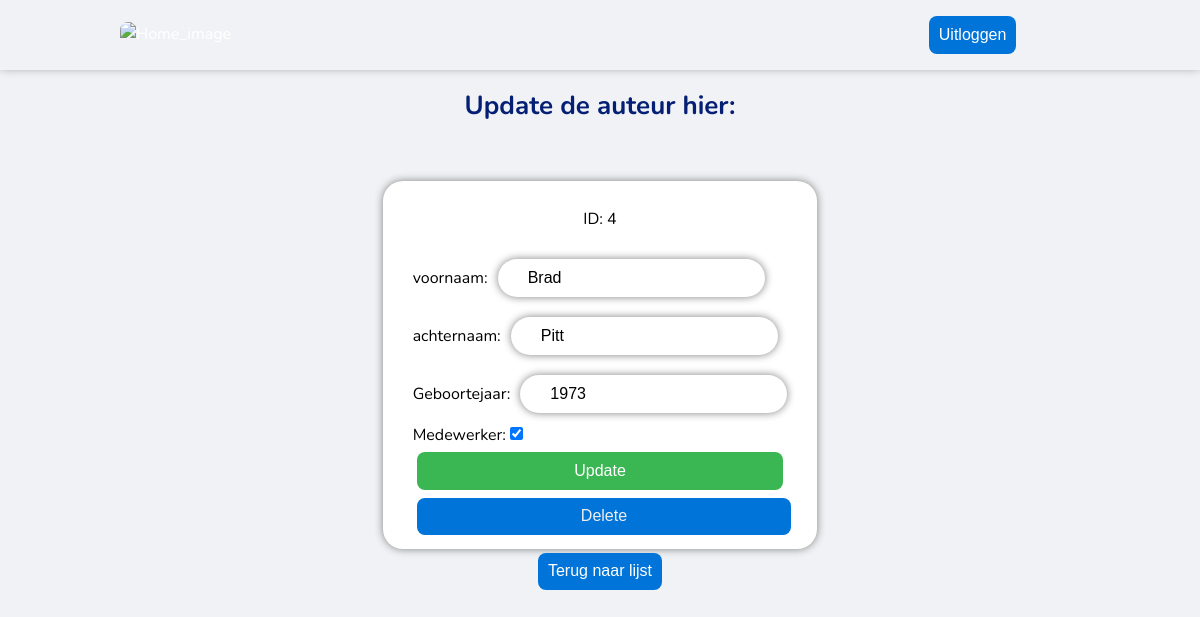
Screenshot of /table_details/auteurs/4/update (signed in) with the database file from the repository.
### tables this page shows
CREATE TABLE `auteurs` (
  `id` integer NOT NULL
,  `voornaam` varchar(80) NOT NULL
,  `achternaam` varchar(80) NOT NULL
,  `geboortejaar` integer DEFAULT NULL
,  `medewerker` varchar(250) NOT NULL
,  `met pensioen` integer NOT NULL
);

### app.py (the view)
@app.route("/table_details/<table_name>/<id>/update", methods=['GET', 'POST'])
def get_data(table_name, id):
    row, column_names = dbm.get_data(table_name, id)
    leerdoelen_row, column_leerdoelen = dbm.get_list_leerdoelen()
    auteurs_row, column_auteurs = dbm.get_list_auteurs()
    return render_template(
        "update.html",
        table_name=table_name, row=row,
        leerdoelen_row=leerdoelen_row, column_leerdoelen=column_leerdoelen,
        auteurs_row=auteurs_row, column_auteurs=column_auteurs
    )

### app.py (called while the page is built)
@app.before_request
def before_request():
    if "user" not in session and request.endpoint not in ['login', 'static', 'login_index']:
        return redirect(url_for('login_index'))

### lib/tablemodel.py (called while the page is built)
    def get_data(self, table_name, id):
        cursor = sqlite3.connect(self.database_file).cursor()
        if table_name == 'vragen':
            cursor.execute(f"SELECT * FROM vragen INNER JOIN leerdoelen ON vragen.leerdoel = leerdoelen.id")
        cursor.execute(f"SELECT * FROM {table_name} WHERE id={id}")
        table_headers = [column_name[0] for column_name in cursor.description]
        table_content = cursor.fetchone()
        return table_content, table_headers

    def get_list_leerdoelen(self):
        cursor = sqlite3.connect(self.database_file).cursor()
        cursor.execute(f"SELECT id, leerdoel FROM leerdoelen")
        table_headers = [column_name[0] for column_name in cursor.description]
        table_content = cursor.fetchall()
        return table_content, table_headers

    def get_list_auteurs(self):
        cursor = sqlite3.connect(self.database_file).cursor()
        cursor.execute(f"SELECT id, (voornaam || ' ' || achternaam) FROM auteurs")
        table_headers = [column_name[0] for column_name in cursor.description]
        table_content = cursor.fetchall()
        return table_content, table_headers

### templates/update.html (shortened to what this page needs)
<!DOCTYPE html>
<html lang="en">
<head>
    <link rel="stylesheet" href="/static/basic.css" type="text/css">
</head>
<body>
<div>
{% include "header.html" %}
    <div id="updatetext_box">
        {% if table_name == 'auteurs' %}
            <h2 id="updatetext">Update de auteur hier:</h2>
        {% endif %}
    </div>
<div id="update_body">
    <div id="update_container">
    {% if table_name == 'auteurs' %}
         <div class="update_form">
             <div>
                 <p> ID: {{ row [0] }}</p>
             </div>
            <form action="/update/auteurs" method="POST">
                <div>
                    <label for="voornaam">voornaam:</label>
                    <input id="voornaam" type="text" name="voornaam" value="{{ row[1] }}">
                </div>
                <div>
                    <label for="achternaam">achternaam:</label>
                    <input id="achternaam" type="text" name="achternaam" value="{{ row[2] }}">
                </div>
                <div>
                    <label for="geboortejaar">Geboortejaar:</label>
                    <input id="geboortejaar" type="number" name="geboortejaar" value="{{ row[3] }}">
                </div>
                <div id="boxcheck">
                    <label for="medewerker">Medewerker:</label>
                    <input id="medewerker" type="checkbox" {% if row[4] %} checked{% endif %} name="medewerker">
                </div>
                <div>
                    <button id="update_button" type="submit">Update</button>
                </div>
            </form>
            <div class="delete_div">
                <a href="delete"><button id="delete_button" type="submit">Delete</button></a>
            </div>
        </div>
    {% endif %}
    <a href="/table_details/{{ table_name }}"><button class="button2">Terug naar lijst</button></a>
    </div>
</div>
</div>
</body>
</html>

### static/basic.css (style rules this page uses)
* { box-sizing: border-box }
:root { --sans: 1em/1.6 system-ui, -apple-system, BlinkMacSystemFont, Segoe UI, Roboto, Oxygen, Ubuntu, Cantarell, Droid Sans, Helvetica Neue, Fira Sans, sans-serif; --mono: SFMono-Regular, Consolas, 'Liberation Mono', Menlo, Courier, 'Courier New', monospace; --c1:#0074d9; --c2:#eee; --c3:#fff; --c4:#000; --c5:#fff; --c6:rgba(240, 242, 245, 1); --c7:#ddd; --c8:#3ab753; --textcolor:#041f74; --inba:#f9faff; --inbr:#c3d0ed; --m1: 8px; --rc: 8px; --rc2: 20px }
html { -ms-text-size-adjust: 100%; -webkit-text-size-adjust: 100%; }
body { margin: 0; font: var(--sans); font-weight: 400; font-family: 'Nunito', sans-serif; font-style: normal; text-rendering: optimizeLegibility; -webkit-font-smoothing: antialiased; background-color: var(--c6); color: var(--textcolor); }
a { color: var(--c5); text-decoration:none }
h1,h2,h3,h4,h5,h6 { margin: 0.6em 0; font-weight: normal }
h2 { font-size: 1.625em; line-height: 1.2; font-weight: bold }
.button2 { background-color: var(--c1); }
pre,code,input,select,textarea,button,img { border-radius: var(--rc) }
input, select, textarea { font-size: 1em; color:var(--c4); background: var(--c7); border: 0; padding: 0.6em }
button, input[type=submit], input[type=reset], input[type="button"] { -webkit-appearance: none; font-size: 1em; display: inline-block; color: var(--c5); background: var(--c1); border: 0; margin: 4px; padding: 0.6em; cursor: pointer; text-align: center }
#update_body { display: flex; justify-content: center; }
#update_container { display: flex; align-items: center; flex-direction: column; }
#updatetext_box { text-align: center; margin-bottom: 5%; }
.update_form { display: inline-flex; flex-direction: column; align-items: center; justify-content: center; font-size: 1em; color:var(--c4); background: var(--c7); border: 0; border-collapse: collapse; border-spacing: 0; margin: 0 0; width: fit-content; padding: 10px 30px; background-color: var(--c5); border-radius: var(--rc2); box-shadow: 0 0 8px gray; }
#voornaam, #achternaam, #geboortejaar, #leerdoel, #vraag, #auteur { display: inline-flex; flex-direction: column; align-items: center; justify-content: center; font-size: 1em; color:var(--c4); background: var(--c7); border: 0; width: fit-content; margin: 10px 0 10px 10px; padding: 10px 30px; background-color: var(--c5); border-radius: var(--rc2); box-shadow: 0 0 8px gray; }
.update_form form div { display: flex; align-items: baseline; }
#update_button { background-color: var(--c8); color: var(--c5); width: 100%; }
.delete_div { width: 100%; }
#delete_button { background-color: var(--c1); color: var(--c2); width: 100%; }

### rows the page displays
auteurs: id "4", voornaam "Brad", achternaam "Pitt", geboortejaar "1973", medewerker "☑"
